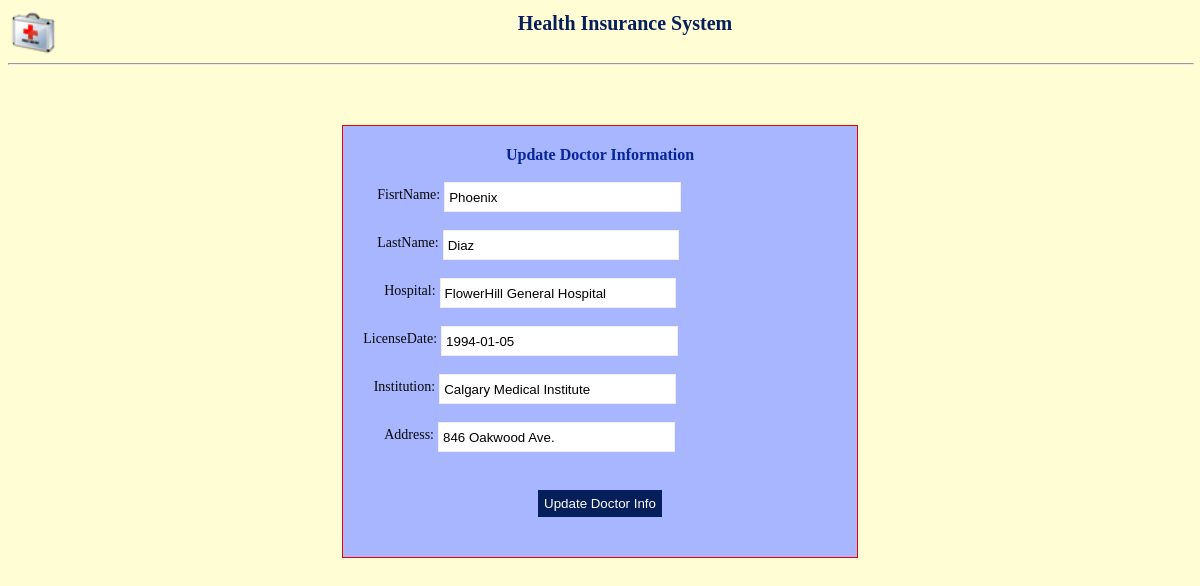
Page /PHP/updatedoctorinfo.php?doc_id=142 on the committed database.
### tables this page shows
CREATE TABLE doctor (
  doctorId integer AUTO_INCREMENT,
  fname    varchar(20) not null, 
  lname    varchar(20) not null,
  hospital varchar(30),
  licenseDate    date,
  Institution varchar(40),
  address  varchar(30),
  gender     varchar(10),
  constraint pk primary key (doctorid)
);

### PHP/updatedoctorinfo.php (the view, shortened to what this page needs)
<?php
  include "header.php";
  include "dbconnect.php";
  if(isset($_GET['doc_id'])){
	  $doctorid = $_GET['doc_id'];
 $sql = "SELECT doctorid, fname, lname,hospital, licensedate,institution, address from doctor where doctorid =$doctorid";
$result = mysqli_query($dbConnect, $sql);
 $row = mysqli_fetch_array($result);
}
 ?>
<!DOCTYPE html>
<html>
  <form method="post" >
  		<div class="block">
		<div class="p_title" style="test-align:center;">Update Doctor Information<br><br></div>
		<div>
       <label>&nbsp;&nbsp;&nbsp;&nbsp;FisrtName:</label>
		<input type="text" name="fname" required placeholder ="" value="<?php echo $row ['fname']; ?>" ><br>
		</div><br>
		<div>
        <label>&nbsp;&nbsp;&nbsp;&nbsp;LastName:</label>
		<input type="text" name="lname" required placeholder ="" value="<?php echo $row ['lname']; ?>"><br>
		</div><br>
		<div>
        <label>&nbsp;&nbsp;&nbsp;&nbsp;&nbsp;&nbsp;Hospital:</label>
		<input type="text" name="hospital" placeholder ="" value="<?php echo $row ['hospital']; ?>"><br>
		</div><br>
		<div>
        <label>LicenseDate:</label>
		<input type="text" name="licensedate" placeholder ="Date in YYYY-MM-DD" value="<?php echo $row ['licensedate']; ?>"><br>
		</div><br>
		<div>
        <label>&nbsp;&nbsp;&nbsp;Institution:</label>
		<input type="text" name="institution" placeholder ="" value="<?php echo $row ['institution']; ?>"><br>
		</div>
		<div><br>
        <label>&nbsp;&nbsp;&nbsp;&nbsp;&nbsp;&nbsp;Address:</label>
		<input type="text" name="address" placeholder ="" value="<?php echo $row ['address']; ?>"><br>
		</div>
		<br>
		<button class="newbutton" type="submit" name="updatedoctor">Update Doctor Info</button>
	</div>
  </form>
 </html>

### CSS/style.css (style rules this page uses)
input[type=text],input[type=password] { border:1px solid #eeeeee; width:90%; height:30px; padding-left:4px; }
label { display:block; padding-bottom:5px; font-size:14px; color:#F05519; }
button { background:#061e5a; border:1px solid #061e5a; color:#ffffff; margin:10px 0px; padding:5px; }
.newbutton { background:#061e5a; border:1px solid #061e5a; color:#ffffff; display:block; margin:20px auto; padding:5px; }
.block { display:block; margin:60px auto; padding:20px; background:#a8b6ff; color:#052599; width: 40%; height:auto; border:1px solid #ee0000; }
.block label { float: none; display: inline-block; vertical-align: middle; color: #080808; }
.block input { float: none; display: inline-block; vertical-align: middle; width:50%; }
.block .p_title { text-align:center; font-weight:bold; font-size:16px; }

### rows in the picture
doctor: fname "Phoenix", lname "Diaz", hospital "FlowerHill General Hospital", licensedate "1994-01-05", institution "Calgary Medical Institute", address "846 Oakwood Ave."
